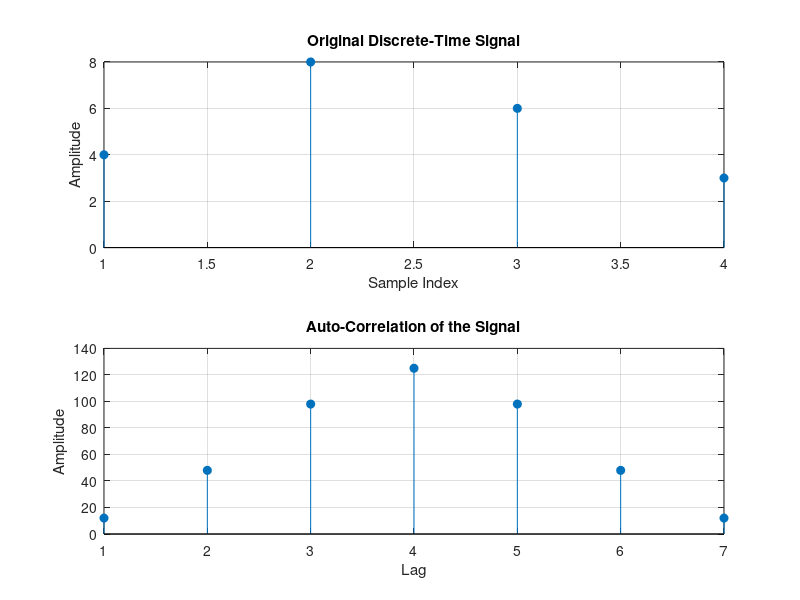

The MATLAB script that drew this image:
% =====================================================================
% DIGITAL SIGNAL AND IMAGE PROCESSING LAB
%
% Experiment No. : 3
% Experiment Title : Discrete Correlation of Signals
%
% Aim:
% Write a program to perform the mathematical operation
% Discrete Correlation and measure the degree of similarity
% between two signals.
%
% Student Details:
% Name     : Amey Thakur
% Roll No. : 50
% Class    : COMPS-BE-B-50
% Batch    : B3
%
% Date of Experiment : 11/08/2021
% Date of Submission : 11/08/2021
%
% Author:
% Amey Thakur
% GitHub Profile:
% https://github.com/Amey-Thakur
%
% Repository:
% https://github.com/Amey-Thakur/DIGITAL-SIGNAL-AND-IMAGE-PROCESSING-AND-DIGITAL-SIGNAL-AND-IMAGE-PROCESSING-LAB
% =====================================================================

% Clear workspace, close all figures, and clear command window
clear all;
close all;
clc;

% -----------------------------
% Input Discrete-Time Signal
% -----------------------------
x = [4 8 6 3];        % Input signal sequence

% -----------------------------
% Plot Original Signal
% -----------------------------
figure;
subplot(2,1,1);
stem(x, 'filled');
grid on;
title('Original Discrete-Time Signal');
xlabel('Sample Index');
ylabel('Amplitude');

% -----------------------------
% Auto-Correlation of Signal
% -----------------------------
y = xcorr(x, x);     % Auto-correlation of signal x

% -----------------------------
% Plot Correlation Output
% -----------------------------
subplot(2,1,2);
stem(y, 'filled');
grid on;
title('Auto-Correlation of the Signal');
xlabel('Lag');
ylabel('Amplitude');
